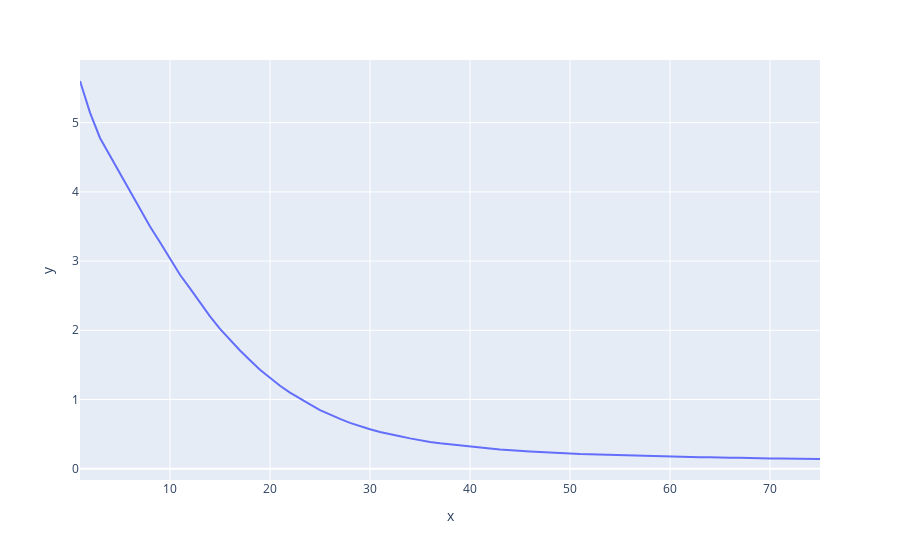

Notebook cell for this chart:
### Code cell
px.line(x = range(1, epochs + 1), y = avg_losses)

### Figure 1 — Plotly figure (JSON) as saved in the notebook; plotly's stock layout.template omitted (floating-point values rounded to 4 significant figures)
{"data": [{"hovertemplate": "x=%{x}<br>y=%{y}<extra></extra>", "legendgroup": "", "line": {"color": "#636efa", "dash": "solid"}, "marker": {"symbol": "circle"}, "mode": "lines", "name": "", "orientation": "v", "showlegend": false, "type": "scatter", "x": [1, 2, 3, 4, 5, 6, 7, 8, 9, 10, 11, 12, 13, 14, 15, 16, 17, 18, 19, 20, 21, 22, 23, 24, 25, 26, 27, 28, 29, 30, 31, 32, 33, 34, 35, 36, 37, 38, 39, 40, 41, 42, 43, 44, 45, 46, 47, 48, 49, 50, 51, 52, 53, 54, 55, 56, 57, 58, 59, 60, 61, 62, 63, 64, 65, 66, 67, 68, 69, 70, 71, 72, 73, 74, 75], "xaxis": "x", "y": [5.602, 5.146, 4.779, 4.521, 4.265, 4.011, 3.754, 3.501, 3.271, 3.03, 2.803, 2.605, 2.401, 2.201, 2.02, 1.859, 1.708, 1.567, 1.43, 1.314, 1.198, 1.099, 1.009, 0.9285, 0.8473, 0.7816, 0.7199, 0.6618, 0.6142, 0.57, 0.5307, 0.4941, 0.4687, 0.4382, 0.4096, 0.3861, 0.3667, 0.3499, 0.3301, 0.316, 0.3017, 0.29, 0.2773, 0.2649, 0.2556, 0.2489, 0.2414, 0.231, 0.2267, 0.2196, 0.2124, 0.2082, 0.2021, 0.1956, 0.1912, 0.1894, 0.1851, 0.1802, 0.1764, 0.1756, 0.1722, 0.1688, 0.1661, 0.1666, 0.1594, 0.1581, 0.1582, 0.1521, 0.1511, 0.1479, 0.1475, 0.1473, 0.1426, 0.1464, 0.1399], "yaxis": "y"}], "layout": {"legend": {"tracegroupgap": 0}, "margin": {"t": 60}, "xaxis": {"anchor": "y", "domain": [0, 1], "title": {"text": "x"}}, "yaxis": {"anchor": "x", "domain": [0, 1], "title": {"text": "y"}}}}
